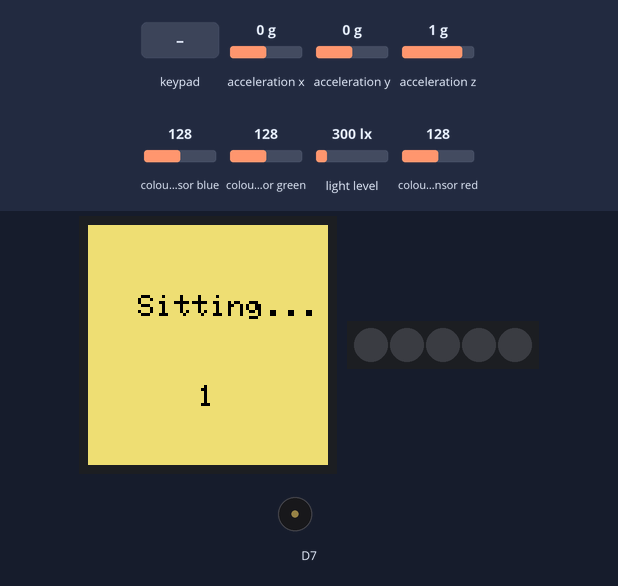
Simulated run of this sketch. Board: Arduino MKR. Shown: 240×240 colour display, 5 RGB LEDs in strip order, left to right, buzzer (waves = sounding). The test bench sets the inputs (shaded band); at power-on: light level 300 lx, acceleration x 0 g, acceleration y 0 g, acceleration z 1 g, colour sensor blue 128, colour sensor green 128, colour sensor red 128. Random numbers use the default seed unless the sketch sets one; what the sketch prints to the serial monitor is not drawn.

Above: at 1.5 s.
1.6 s: key '1' pressed
At 1.98 s:
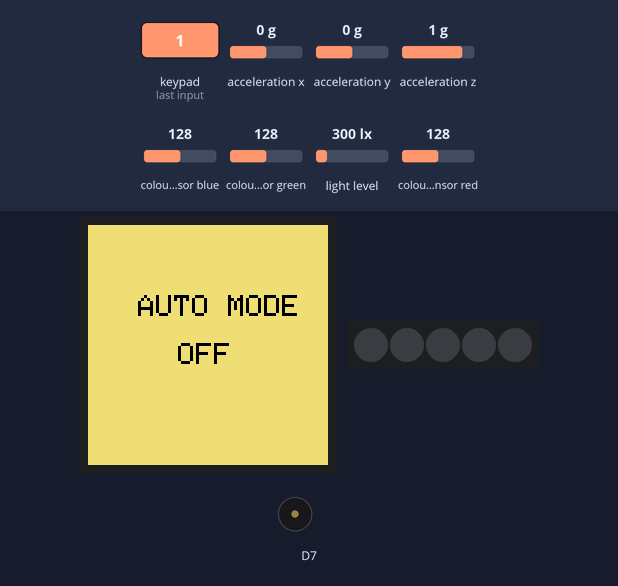
3.6 s: keypad keys 1 2 pressed 0.4 s apart
At 3.79 s:
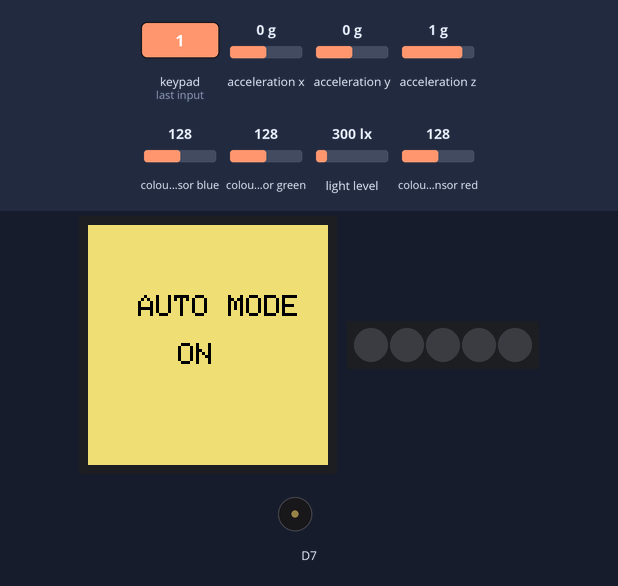
5.9 s: light level set to 33 lx
7.5 s: light level set to 27 lx
At 8.9 s:
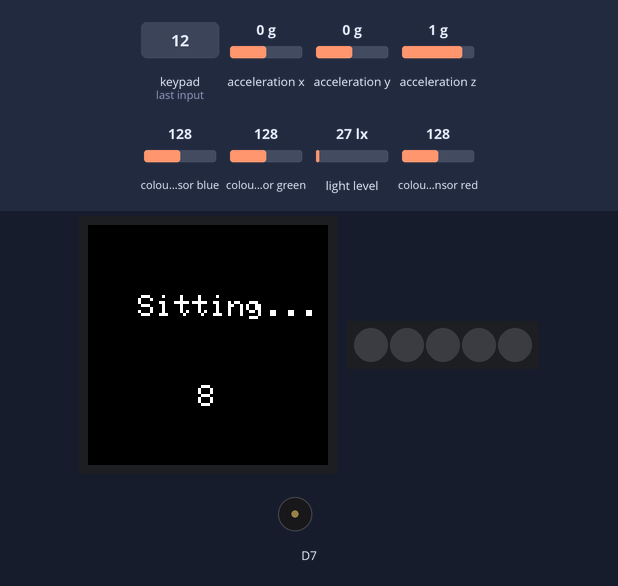
10.5 s: light level set to 40 lx
At 10.97 s:
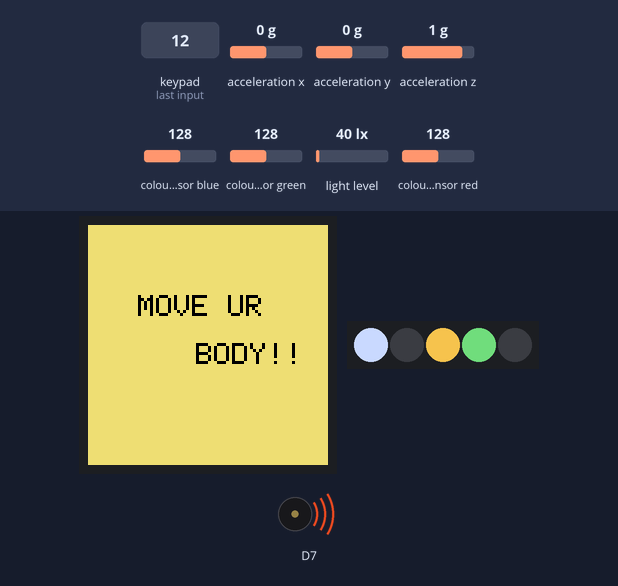
12.8 s: key '1' pressed
At 13.46 s:
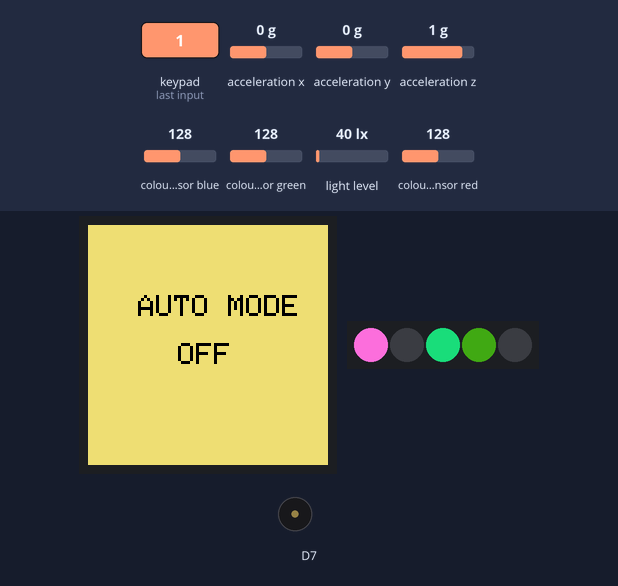
Timing chart, 0 to 19.4 s (numbered marks = the images above; inputs shaded):
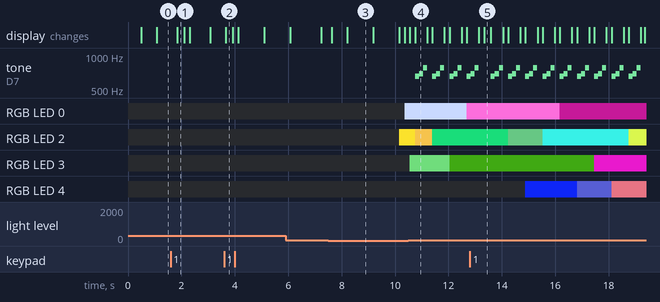

The sketch:

sitting_is_killing_you.ino
```cpp
/*
  Simple step counter

  created Feb 2022
  by Casey Pan
*/

#include <Arduino_MKRIoTCarrier.h>
#include <TimeLib.h>
#include "visuals.h"
#include "pitches.h"

MKRIoTCarrier carrier;

/*
 * Global variables
 */
// const uint32_t COLOR_GREEN = carrier.leds.Color(255, 0, 0);
// const uint32_t COLOR_BLUE = carrier.leds.Color(0, 0, 255);
const uint32_t NO_COLOR = carrier.leds.Color(0, 0, 0);
uint32_t RAND_COLOR;

const uint32_t COLOR_BLACK = 0x0000;
const uint32_t COLOR_WHITE = 0xFFFF;
const uint32_t COLOR_GRAY = 0xEEEE;
uint32_t bkgd_color = COLOR_GRAY;
uint32_t text_color = COLOR_BLACK;

const float THRES_ACC = 0.5;
const int THRES_GY = 100;
const int RIGHT_LED = 1;
const int LEFT_LED = 3;

// do re mi
int do_re_mi[] = {
  NOTE_C4, NOTE_D4, NOTE_E4
};

int canon[] = {
  NOTE_E5, NOTE_F5, NOTE_G5
};

/*
 * Store Accelerometer & Gyroscope values
 */
float ax, ay, az;
float gx, gy, gz;
float ax_avg, ay_avg, az_avg;
float totvect[100] = {0};
float totave[100] = {0};
float xaccl[100] = {0};
float yaccl[100] = {0};
float zaccl[100] = {0};

/*
 * Light value
 */
int _, light;
int THRES_LIGHT = 30;
bool auto_mode_switch = true;
bool dark_mode = false;

/*
 * Timer interval (seconds) and flag
 */
const int INTERVAL = 10;
int last_movement, current_time, sit_duration;
bool should_move;

/*
 * The is_moving flag
 */
bool is_moving;
char main_msg[50], temp_msg[50];


void setup() {
  Serial.begin(9600);
  while (!Serial);

  CARRIER_CASE = false;
  if (!carrier.begin()){
    Serial.println("Error initializing carrier!");
    while(1);
  };

  if (!carrier.IMUmodule.begin()) {
    Serial.println("Failed to initialize IMU!");
    while (1);
  }

  carrier.display.setRotation(0);
  carrier.display.fillScreen(bkgd_color);
  carrier.display.setTextColor(text_color);
  carrier.display.setTextWrap(true);
  carrier.display.setCursor(50, 80);
  carrier.display.setTextSize(3);

  // Calibrate accelerometer
  calibrate();

  // Initialize timer & flags
  current_time = now();
  last_movement = current_time;
  should_move = false;
  is_moving = false;
  strcpy(main_msg, "Sitting...");
}


void loop() {
  // Update step and turning detection
  get_accl_update();
  get_timer_update();
  get_button_update();
  get_light_update();
  update_color_mode();

  carrier.display.fillScreen(bkgd_color);
  carrier.display.setTextColor(text_color);
  carrier.display.setCursor(50, 70);

  // Update feedbacks
  if (should_move && !is_moving){
    // Buzz!
    strcpy(main_msg, "MOVE UR\n\n      BODY!!");
    carrier.display.println(main_msg);
    light_alarm(true);
    // Only play melody when it's not dark mode
    if(!dark_mode){
      play_melody('A');
    }
  } else {
    strcpy(main_msg, "Sitting...");
    carrier.display.println(main_msg);
    light_alarm(false);
  }

  carrier.display.setCursor(110, 160);
  carrier.display.println(sit_duration);
  delay(100);
}

/*
 * Update timer, check if we need to buzz
 */
void get_timer_update(){
  current_time = now();
  sit_duration  = current_time - last_movement;

  // Should move?
  if (sit_duration >= INTERVAL){
    should_move = true;
  } else {
    should_move = false;
  }
}

/*
 * Update colors according to light/dark mode if needed
 */
void update_color_mode(){
  if (dark_mode){
    bkgd_color = COLOR_BLACK;
    text_color = COLOR_WHITE;
  } else {
    bkgd_color = COLOR_GRAY;
    text_color = COLOR_BLACK;
  }
}

/*
 * Update buttons
 */
void get_button_update(){
  carrier.Buttons.update();

  // Button 01 - turn auto mode switch ON/OFF
  if (carrier.Buttons.onTouchDown(TOUCH1)){
    auto_mode_switch = !auto_mode_switch;
    if (auto_mode_switch){
      flash_text("AUTO MODE\n\n     ON");
    } else {
      flash_text("AUTO MODE\n\n     OFF");
    }
  }

  // Button 03 - mannually switch light/dark mode
  if (carrier.Buttons.onTouchDown(TOUCH3)){
    dark_mode = !dark_mode;
  }
}

/*
 * Update ambient light, check if we need to switch mode
 */
void get_light_update(){
  // Only read light & auto change mode if auto_mode_switch is ON
  if(carrier.Light.colorAvailable() && auto_mode_switch){
    carrier.Light.readColor(_, _, _, light);
    Serial.println(light);

    // Switch dark mode ON/OFF accordingly & update color scheme
    if (light < THRES_LIGHT){
      dark_mode = true;
    } else {
      dark_mode = false;
    }
  } else {
    // Serial.println("APDS9960 - Light (color) unavailable!");
  }
}

/*
 * Get accelerometer updates
 */
void get_accl_update(){
  if(carrier.IMUmodule.accelerationAvailable()){
    /*
    * Collect 100 samples
    */
    for (int a = 0; a < 100; a++){
      carrier.IMUmodule.readAcceleration(ax, ay, az);
      // carrier.IMUmodule.readGyroscope(gx, gy, gz);
      xaccl[a] = ax;
      yaccl[a] = ay;
      zaccl[a] = az;

      /*
      * Get the total acceleration vector by taking the square root of X, Y, and Z-axis values (of the accelerometer)
      * then calculate the average of the maximum and minimum acceleration vector values
      */
      totvect[a] = sqrt(((xaccl[a] - ax_avg) * (xaccl[a] - ax_avg)) + ((yaccl[a] - ay_avg) * (yaccl[a] - ay_avg)) + ((zaccl[a] - az_avg) * (zaccl[a] - az_avg)));
      totave[a] = (totvect[a] + totvect[a - 1]) / 2 ;
      // Serial.print("totave[a]\t");
      Serial.println(totave[a]);

      // Check if update step according to threshold
      // If acceleration vector greater than the threshold & flag is down, increase the step count and raise the flag
      if (totave[a] > THRES_ACC && is_moving == false){
        is_moving = true;
        last_movement = current_time;
      }
      // If less than the threshold & flag is up, increase the step count and raise the flag
      if (totave[a] < THRES_ACC && is_moving == true) {
        is_moving = false;
      }
    }
  } else {
    Serial.println("IMU Unavailable!");
    while(1);
  }
}

/*
 * Calibrate accelerometer
 */
void calibrate() {
  float x, y, z;
  float xsum = 0;
  float ysum = 0;
  float zsum = 0;
  float xval[100] = {0};
  float yval[100] = {0};
  float zval[100] = {0};

  for (int i = 0; i < 100; i++) {
    carrier.IMUmodule.readAcceleration(x, y, z);
    xval[i] = x;
    yval[i] = y;
    zval[i] = z;
    xsum = xval[i] + xsum;
    ysum = yval[i] + ysum;
    zsum = zval[i] + zsum;
  }
  delay(100);

  /*
   * Store avg values to global variable
   */
  ax_avg = xsum / 100.0;
  ay_avg = ysum / 100.0;
  az_avg = zsum / 100.0;

  Serial.print(ax_avg + '\t');
  Serial.print(ay_avg + '\t');
  Serial.println(az_avg);
}

/*
 * Play a melody
 */
void play_melody(char dir){
  int note_duration = 150;

  if (dir == 'R'){
    for (int note = 0; note < 3; note++){
      carrier.Buzzer.sound(do_re_mi[note]);
      delay(note_duration);
      carrier.Buzzer.noSound();
    }
  } else if (dir == 'L') {
    for (int note = 2; note > -1; note--){
      carrier.Buzzer.sound(do_re_mi[note]);
      delay(note_duration);
      carrier.Buzzer.noSound();
    }
  } else {
    // Canon?
    for (int note = 0; note < 3; note++){
      carrier.Buzzer.sound(canon[note]);
      delay(note_duration);
      carrier.Buzzer.noSound();
    }
  }
}

/*
 * Turn LED light alarm ON/OFF
 */
void light_alarm(bool on){
  if(on){
    int rand_pin = int(random(5));
    int r = int(random(256));
    int g = int(random(256));
    int b = int(random(256));

    RAND_COLOR = carrier.leds.Color(r, g, b);
    carrier.leds.setPixelColor(rand_pin, RAND_COLOR);
  } else {
    carrier.leds.fill(NO_COLOR, 0, 5);
  }

  carrier.leds.show();
}

/*
 * Flash text message
 */
void flash_text(char msg[]){
  strcpy(temp_msg, main_msg);
  strcpy(main_msg, msg);
  carrier.display.fillScreen(bkgd_color);
  carrier.display.setTextColor(text_color);
  carrier.display.setCursor(50, 70);
  carrier.display.println(main_msg);

  delay(200);

  strcpy(main_msg, temp_msg);
}
```

pitches.h
```cpp
/*************************************************
   Public Constants
 *************************************************/

#define NOTE_B0  31
#define NOTE_C1  33
#define NOTE_CS1 35
#define NOTE_D1  37
#define NOTE_DS1 39
#define NOTE_E1  41
#define NOTE_F1  44
#define NOTE_FS1 46
#define NOTE_G1  49
#define NOTE_GS1 52
#define NOTE_A1  55
#define NOTE_AS1 58
#define NOTE_B1  62
#define NOTE_C2  65
#define NOTE_CS2 69
#define NOTE_D2  73
#define NOTE_DS2 78
#define NOTE_E2  82
#define NOTE_F2  87
#define NOTE_FS2 93
#define NOTE_G2  98
#define NOTE_GS2 104
#define NOTE_A2  110
#define NOTE_AS2 117
#define NOTE_B2  123
#define NOTE_C3  131
#define NOTE_CS3 139
#define NOTE_D3  147
#define NOTE_DS3 156
#define NOTE_E3  165
#define NOTE_F3  175
#define NOTE_FS3 185
#define NOTE_G3  196
#define NOTE_GS3 208
#define NOTE_A3  220
#define NOTE_AS3 233
#define NOTE_B3  247
#define NOTE_C4  262
#define NOTE_CS4 277
#define NOTE_D4  294
#define NOTE_DS4 311
#define NOTE_E4  330
#define NOTE_F4  349
#define NOTE_FS4 370
#define NOTE_G4  392
#define NOTE_GS4 415
#define NOTE_A4  440
#define NOTE_AS4 466
#define NOTE_B4  494
#define NOTE_C5  523
#define NOTE_CS5 554
#define NOTE_D5  587
#define NOTE_DS5 622
#define NOTE_E5  659
#define NOTE_F5  698
#define NOTE_FS5 740
#define NOTE_G5  784
#define NOTE_GS5 831
#define NOTE_A5  880
#define NOTE_AS5 932
#define NOTE_B5  988
#define NOTE_C6  1047
#define NOTE_CS6 1109
#define NOTE_D6  1175
#define NOTE_DS6 1245
#define NOTE_E6  1319
#define NOTE_F6  1397
#define NOTE_FS6 1480
#define NOTE_G6  1568
#define NOTE_GS6 1661
#define NOTE_A6  1760
#define NOTE_AS6 1865
#define NOTE_B6  1976
#define NOTE_C7  2093
#define NOTE_CS7 2217
#define NOTE_D7  2349
#define NOTE_DS7 2489
#define NOTE_E7  2637
#define NOTE_F7  2794
#define NOTE_FS7 2960
#define NOTE_G7  3136
#define NOTE_GS7 3322
#define NOTE_A7  3520
#define NOTE_AS7 3729
#define NOTE_B7  3951
#define NOTE_C8  4186
#define NOTE_CS8 4435
#define NOTE_D8  4699
#define NOTE_DS8 4978
```

Source omitted: visuals.h (data table, 100682 bytes)

Measured:
- the behaviour switches between 30 and 29 lx on light level (found by bisection; images 2 and 3)
- after the input at 10.5 s, tone on D7: silent → 659 Hz after 0.25 s, then repeats every 0.65 s: 698 Hz 0.15 s, 784 Hz 0.15 s, silent 0.20 s, 659 Hz 0.15 s
- what the display in image 3 shows lasts 1.0 s, from 8.2 s to 9.2 s
- what the display in image 4 shows lasts 0.4 s, from 10.8 s to 11.2 s
